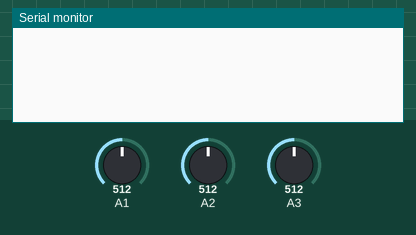
Simulated run of this sketch. Board: Arduino Uno, built with avr-gcc and run on an emulated ATmega328P. Shown: the last lines printed to the serial monitor. The test bench sets the inputs (shaded band); at power-on: A1 = 512, A2 = 512, A3 = 512.

Above: at 1.2 s.
1.3 s: A1 set to 0
At 4.6 s:
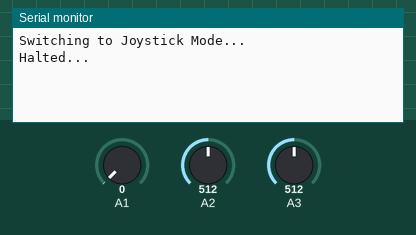
At 6.3 s:
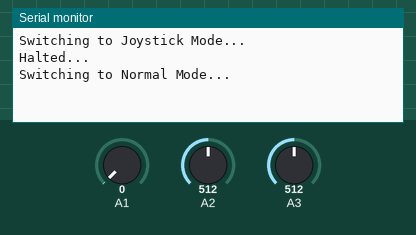

Measured:
- after the input at 1.3 s, the serial monitor: prints a new line after 2.0 s (image 1)

The sketch:

joystick.ino
```cpp
void setup()
{

  pinMode(11,OUTPUT); // VCC
  digitalWrite(11,HIGH);

  Serial.begin(9600);

}

// put your main code here, to run repeatedly:
bool joystick_enable_flag = false;

void loop()
{

  if(analogRead(A1) == 0)
  {
    unsigned long start_time = millis();
    while(analogRead(A1) == 0)
    {
      if(millis() - start_time > 2000)
      {
         if(joystick_enable_flag == true)
         {
          Serial.println("Switching to Normal Mode...");
          joystick_enable_flag = false;
         }
         else
         {
          Serial.println("Switching to Joystick Mode...");
          joystick_enable_flag = true;
         }
         break;
      }
    }
  }

  if(joystick_enable_flag == true)
  {
    short x_axis = analogRead(A3);
    short y_axis = analogRead(A2);
    uint8_t motor_speed = 0;
    if(y_axis < 400)
    {
      motor_speed = map(y_axis, 0, 400, 255, 0);
      Serial.print("Go Up: ");Serial.println(motor_speed);
    }
    else if(y_axis > 600)
    {
      motor_speed = map(y_axis, 600, 1023, 0, 255);
      Serial.print("Go Down: ");Serial.println(motor_speed);
    }
    else if(x_axis < 400)
    {
      motor_speed = map(x_axis, 0, 400, 255, 0);
      Serial.print("Go Left: ");Serial.println(motor_speed);
    }
    else if(x_axis > 600)
    {
      motor_speed = map(x_axis, 600, 1023, 0, 255);
      Serial.print("Go Right: ");Serial.println(motor_speed);
    }
    else
    {
      Serial.println("Halted...");
    }
  }

  delay(100);
}
```
